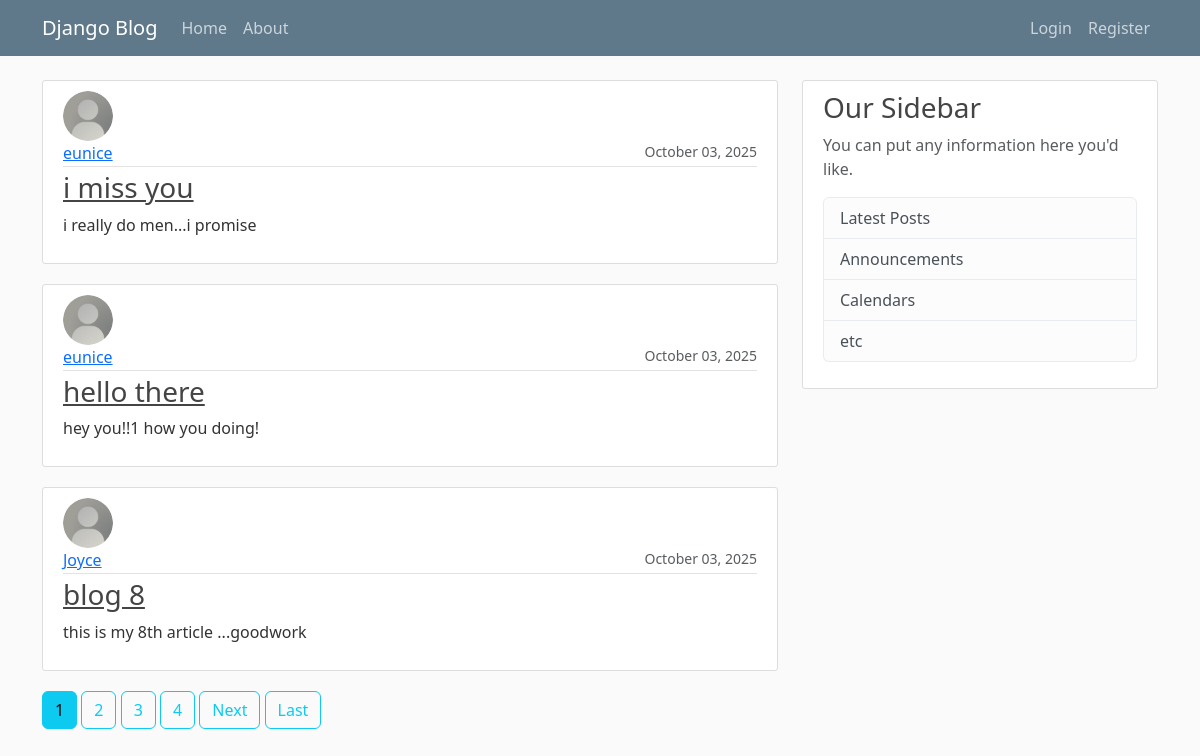
The page / on the database its author committed.
### blogs/models.py (models this page shows, shortened)
class Post(models.Model):
    title = models.CharField(max_length=100)
    content = models.TextField()
    date_posted = models.DateTimeField(default=timezone.now)
    author = models.ForeignKey(User, on_delete=models.CASCADE)

### users/models.py (models this page shows, shortened)
class Profile(models.Model):
    user = models.OneToOneField(User, on_delete=models.CASCADE)
    image = models.ImageField(default='default.jpg', upload_to='profile_pics')

### blogs/views.py (the view)
# urls.py: path('', PostListView.as_view(), name="home"),
class PostListView(ListView):
    model = Post
    template_name = 'blogs/home.html'
    context_object_name = 'posts'
    ordering = ['-date_posted']
    paginate_by = 3
    def get_context_data(self, **kwargs):
        context = super().get_context_data(**kwargs)
        page_obj = context['page_obj']
        page_number = page_obj.number
        paginator = page_obj.paginator
        custom_range = range(
            max(1, page_number - 3),
            min(page_number + 3, paginator.num_pages) + 1
        )
        context['custom_range'] = custom_range
        return context

### blogs/templates/blogs/home.html (shortened to what this page needs)
{% extends 'blogs/main.html' %}
{% block content %}
{% for post in posts %}
<article class="media content-section">
  <img class="rounded-circle article-img align-self-start" src="{{post.author.profile.image.url}}">
  <div class="media-body">
    <div class="article-metadata d-flex justify-content-between">
      <a class="mr-2" href="{% url 'user-posts' post.author.username %}">{{ post.author }}</a>
      <small class="text-muted">{{ post.date_posted |date:"F d, Y" }}</small>
    </div>
    <h3><a class="article-title" href="{% url 'post' post.id %}">{{ post.title }}</a></h3>
    <p class="article-content">{{ post.content }}</p>
  </div>
</article>
{% endfor %}
{% if is_paginated %}
{% for num in custom_range %}
{% if page_obj.number == num %}
<a class="btn btn-info mb-4" href="?page={{ num }}">{{ num }}</a>
{% else %}
<a class="btn btn-outline-info mb-4" href="?page={{ num }}">{{ num }}</a>
{% endif %}
{% endfor %}
{% if page_obj.has_next %}
<a class="btn btn-outline-info mb-4" href="?page={{page_obj.next_page_number}}">Next</a>
<a class="btn btn-outline-info mb-4" href="?page={{ page_obj.paginator.num_pages }}">Last</a>
{% endif %}
{% endif %}
{% endblock content %}

### blogs/templates/blogs/main.html (shortened to what this page needs)
<!DOCTYPE html>
{% load static %}
<html lang="en">
<head>
  <link href="https://cdn.jsdelivr.net/npm/bootstrap@5.3.8/dist/css/bootstrap.min.css" rel="stylesheet"
>
  <link rel="stylesheet" type="text/css" href="{% static 'blogs/main.css' %}">
</head>
<body>
  {% include 'blogs/navbar.html' %}
  <main role="main" class="container">
    <div class="row">
      <div class="col-md-8">
        {% block content %}{% endblock %}
      </div>
      <div class="col-md-4">
        <div class="content-section">
          <h3>Our Sidebar</h3>
          <p class='text-muted'>You can put any information here you'd like.
          <ul class="list-group">
            <li class="list-group-item list-group-item-light">Latest Posts</li>
            <li class="list-group-item list-group-item-light">Announcements</li>
            <li class="list-group-item list-group-item-light">Calendars</li>
            <li class="list-group-item list-group-item-light">etc</li>
          </ul>
          </p>
        </div>
      </div>
    </div>
  </main>
</body>
</html>

### blogs/templates/blogs/navbar.html (shortened to what this page needs)
<!DOCTYPE html>
<html lang="en">
<head>
</head>
<body>
    <header class="site-header">
        <nav class="navbar navbar-expand-md navbar-dark bg-steel fixed-top">
            <div class="container">
                <a class="navbar-brand mr-4" href="{% url 'home' %}">Django Blog</a>
                <div class="collapse navbar-collapse" id="navbarToggle">
                    <ul class="navbar-nav">
                        <li class="nav-item">
                            <a class="nav-link" href="{% url 'home' %}">Home</a>
                        </li>
                        <li class="nav-item">
                            <a class="nav-link" href="{% url 'about' %}">About</a>
                        </li>
                    </ul>
                    <ul class="navbar-nav ml-auto align-items-center">
                        {% if user.is_authenticated %}
                        <a class="nav-item nav-link" href="{% url 'create' %}">New Post</a>
                        <li class="nav-item">
                            <a class="nav-link" href="{% url 'profile' %}">Profile</a>
                        </li>
                        <li class="nav-item">
                            <form method="post" action="{% url 'logout' %}" style="display:inline;">
                                {% csrf_token %}
                                <button type="submit" class="nav-link btn btn-link" style="padding:0; margin:0;">
                                    Logout
                                </button>
                            </form>
                        </li>
                        {% else %}
                        <li class="nav-item">
                            <a class="nav-link" href="{% url 'login' %}">Login</a>
                        </li>
                        <li class="nav-item">
                            <a class="nav-link" href="{% url 'register' %}">Register</a>
                        </li>
                        {% endif %}
                    </ul>
                </div>
            </div>
        </nav>
    </header>

### blogs/static/blogs/main.css (style rules this page uses)
body { background: #fafafa; color: #333333; margin-top: 5rem; }
h1, h2, h3, h4, h5, h6 { color: #444444; }
ul { margin: 0; }
.bg-steel { background-color: #5f788a; }
.site-header .navbar-nav .nav-link { color: #cbd5db; }
.content-section { background: #ffffff; padding: 10px 20px; border: 1px solid #dddddd; border-radius: 3px; margin-bottom: 20px; }
.article-title { color: #444444; }
.article-content { white-space: pre-line; }
.article-img { height: 65px; width: 65px; margin-right: 16px; }
.article-metadata { padding-bottom: 1px; margin-bottom: 4px; border-bottom: 1px solid #e3e3e3 }

### blogs/templates/blogs/navbar.html (style rules this page uses)
.navbar-nav.ml-auto { margin-left: auto; }

### blogs/templates/blogs/home.html (style rules this page uses)
.rounded-circle.article-img { width: 50px; height: 50px; object-fit: cover; border-radius: 50%; margin-right: 15px; }

### rows shown on the page
Post: author.profile.image (placeholder picture), author "eunice", date_posted "October 03, 2025", title "i miss you", content "i really do men...i promise"
Post: author.profile.image (placeholder picture), author "eunice", date_posted "October 03, 2025", title "hello there", content "hey you!!1 how you doing!"
Post: author.profile.image (placeholder picture), author "Joyce", date_posted "October 03, 2025", title "blog 8", content "this is my 8th article ...goodwork"

### other values the page prints
{{ num }} "1"
{{ num }} "2" "3" "4"
